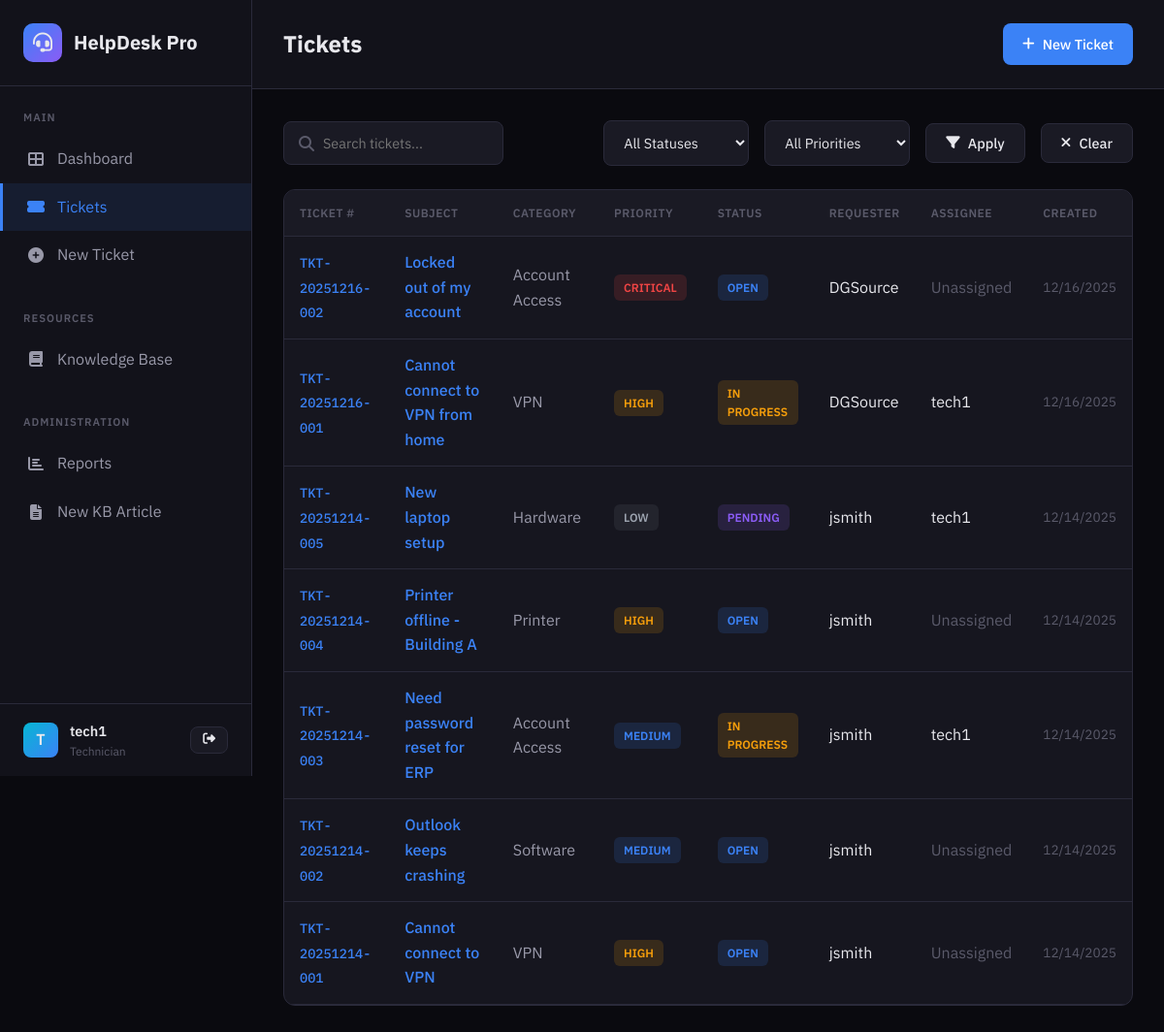
Screenshot of /tickets (signed in) with the database file from the repository.
### app.py (models this page shows, shortened)
class User(db.Model):
    id = db.Column(db.Integer, primary_key=True)
    username = db.Column(db.String(80), unique=True, nullable=False)
    email = db.Column(db.String(120), unique=True, nullable=False)
    password_hash = db.Column(db.String(128), nullable=False)
    role = db.Column(db.String(20), default='user')
    department = db.Column(db.String(100))
    created_at = db.Column(db.DateTime, default=datetime.utcnow)
    tickets_created = db.relationship('Ticket', backref='requester', lazy=True, foreign_keys='Ticket.requester_id')
    tickets_assigned = db.relationship('Ticket', backref='assignee', lazy=True, foreign_keys='Ticket.assignee_id')

class Ticket(db.Model):
    id = db.Column(db.Integer, primary_key=True)
    ticket_number = db.Column(db.String(20), unique=True, nullable=False)
    subject = db.Column(db.String(200), nullable=False)
    description = db.Column(db.Text, nullable=False)
    category = db.Column(db.String(50), default='General')
    priority = db.Column(db.String(20), default='Medium')
    status = db.Column(db.String(20), default='Open')
    requester_id = db.Column(db.Integer, db.ForeignKey('user.id'), nullable=False)
    assignee_id = db.Column(db.Integer, db.ForeignKey('user.id'), nullable=True)
    created_at = db.Column(db.DateTime, default=datetime.utcnow)
    updated_at = db.Column(db.DateTime, default=datetime.utcnow, onupdate=datetime.utcnow)
    resolved_at = db.Column(db.DateTime, nullable=True)
    due_date = db.Column(db.DateTime, nullable=True)
    contact_method = db.Column(db.String(50))
    location = db.Column(db.String(100))
    asset_tag = db.Column(db.String(50))
    comments = db.relationship('TicketComment', backref='ticket', lazy=True, order_by='TicketComment.created_at')

### app.py (the view, shortened to what this page needs)
@app.route('/tickets')
@login_required
def ticket_list():
    user = get_current_user()
    status = request.args.get('status', '')
    priority = request.args.get('priority', '')
    category = request.args.get('category', '')
    assignee = request.args.get('assignee', '')
    search = request.args.get('search', '')
    query = Ticket.query
    if user.role == 'user':
        query = query.filter_by(requester_id=user.id)
    if status:
        query = query.filter_by(status=status)
    if priority:
        query = query.filter_by(priority=priority)
    if category:
        query = query.filter_by(category=category)
    if search:
        query = query.filter(
            (Ticket.subject.ilike(f'%{search}%')) |
            (Ticket.ticket_number.ilike(f'%{search}%')) |
            (Ticket.description.ilike(f'%{search}%'))
        )
    tickets = query.order_by(Ticket.created_at.desc()).all()
    technicians = User.query.filter(User.role.in_(['technician', 'admin'])).all()
    return render_template('tickets.html',
                         tickets=tickets,
                         technicians=technicians,
                         user=user,
                         filters={'status': status, 'priority': priority, 'category': category, 'assignee': assignee, 'search': search})

### app.py (called while the page is built)
def login_required(f):
    @wraps(f)
    def decorated_function(*args, **kwargs):
        if 'user_id' not in session:
            flash('Please log in to access this page.', 'warning')
            return redirect(url_for('login'))
        return f(*args, **kwargs)
    return decorated_function

def get_current_user():
    if 'user_id' in session:
        return User.query.get(session['user_id'])
    return None

@app.context_processor
def utility_processor():
    return {'now': datetime.utcnow(), 'current_user': get_current_user}

### templates/tickets.html (shortened to what this page needs)
{% extends "base.html" %}
{% block page_title %}Tickets{% endblock %}
{% block header_actions %}<a href="{{ url_for('create_ticket') }}" class="btn btn-primary"><i class="fas fa-plus"></i> New Ticket</a>{% endblock %}
{% block content %}
<div class="filter-bar">
    <div class="search-box"><i class="fas fa-search"></i><input type="text" class="form-control" placeholder="Search tickets..." id="searchInput" value="{{ filters.search }}"></div>
    <select class="form-control" id="statusFilter"><option value="">All Statuses</option></select>
    <select class="form-control" id="priorityFilter"><option value="">All Priorities</option></select>
    <button class="btn btn-secondary" onclick="applyFilters()"><i class="fas fa-filter"></i> Apply</button>
    <button class="btn btn-secondary" onclick="window.location.href='{{ url_for('ticket_list') }}'"><i class="fas fa-times"></i> Clear</button>
</div>
<div class="card">
    <div class="card-body" style="padding: 0;">
        {% if tickets %}<table><thead><tr><th>Ticket #</th><th>Subject</th><th>Category</th><th>Priority</th><th>Status</th><th>Requester</th>{% if user.role in ['technician', 'admin'] %}<th>Assignee</th>{% endif %}<th>Created</th></tr></thead><tbody>{% for ticket in tickets %}<tr><td><a href="{{ url_for('view_ticket', ticket_id=ticket.id) }}" class="ticket-link ticket-number">{{ ticket.ticket_number }}</a></td><td><a href="{{ url_for('view_ticket', ticket_id=ticket.id) }}" class="ticket-link">{{ ticket.subject[:50] }}{% if ticket.subject|length > 50 %}...{% endif %}</a></td><td class="text-secondary">{{ ticket.category }}</td><td><span class="badge badge-{{ ticket.priority|lower }}">{{ ticket.priority }}</span></td><td><span class="badge badge-{{ ticket.status|lower|replace(' ', '-') }}">{{ ticket.status }}</span></td><td>{{ ticket.requester.username }}</td>{% if user.role in ['technician', 'admin'] %}<td>{% if ticket.assignee %}{{ ticket.assignee.username }}{% else %}<span class="text-muted">Unassigned</span>{% endif %}</td>{% endif %}<td class="text-muted text-small">{{ ticket.created_at.strftime('%m/%d/%Y') }}</td></tr>{% endfor %}</tbody></table>{% else %}<div class="empty-state"><i class="fas fa-ticket-alt"></i><p>No tickets found</p></div>{% endif %}
    </div>
</div>
{% endblock %}

### templates/base.html (shortened to what this page needs)
<!DOCTYPE html>
<html lang="en">
<head>
    <link href="https://cdnjs.cloudflare.com/ajax/libs/font-awesome/6.4.0/css/all.min.css" rel="stylesheet">
</head>
<body>
    <div class="app-container">
        <aside class="sidebar">
            <div class="sidebar-header">
                <a href="{{ url_for('dashboard') }}" class="logo">
                    <div class="logo-icon"><i class="fas fa-headset"></i></div>
                    <span class="logo-text">HelpDesk Pro</span>
                </a>
            </div>
            <nav class="sidebar-nav">
                <div class="nav-section">
                    <div class="nav-section-title">Main</div>
                    <a href="{{ url_for('dashboard') }}" class="nav-link {% if request.endpoint == 'dashboard' %}active{% endif %}"><i class="fas fa-th-large"></i><span>Dashboard</span></a>
                    <a href="{{ url_for('ticket_list') }}" class="nav-link {% if 'ticket' in request.endpoint %}active{% endif %}"><i class="fas fa-ticket-alt"></i><span>Tickets</span></a>
                    <a href="{{ url_for('create_ticket') }}" class="nav-link"><i class="fas fa-plus-circle"></i><span>New Ticket</span></a>
                </div>
                <div class="nav-section">
                    <div class="nav-section-title">Resources</div>
                    <a href="{{ url_for('knowledge_base') }}" class="nav-link {% if 'knowledge' in request.endpoint or 'article' in request.endpoint %}active{% endif %}"><i class="fas fa-book"></i><span>Knowledge Base</span></a>
                </div>
                {% if session.get('role') in ['technician', 'admin'] %}
                <div class="nav-section">
                    <div class="nav-section-title">Administration</div>
                    <a href="{{ url_for('reports') }}" class="nav-link {% if request.endpoint == 'reports' %}active{% endif %}"><i class="fas fa-chart-bar"></i><span>Reports</span></a>
                    <a href="{{ url_for('create_article') }}" class="nav-link"><i class="fas fa-file-alt"></i><span>New KB Article</span></a>
                </div>
                {% endif %}
            </nav>
            <div class="sidebar-footer">
                <div class="user-info">
                    <div class="user-avatar">{{ session.get('username', 'U')[0].upper() }}</div>
                    <div class="user-details">
                        <div class="user-name">{{ session.get('username', 'User') }}</div>
                        <div class="user-role">{{ session.get('role', 'user') }}</div>
                    </div>
                    <a href="{{ url_for('logout') }}" class="btn btn-sm btn-secondary" title="Logout"><i class="fas fa-sign-out-alt"></i></a>
                </div>
            </div>
        </aside>
        <main class="main-content">
            <header class="content-header">
                <h1 class="page-title">{% block page_title %}Dashboard{% endblock %}</h1>
                {% block header_actions %}{% endblock %}
            </header>
            <div class="content-body">
                {% block content %}{% endblock %}
            </div>
        </main>
    </div>
</body>
</html>

### rows the page displays
User: get "tech1", get "Technician"
Ticket: ticket_number "TKT-20251216-002", subject "Locked out of my account", category "Account Access", priority "CRITICAL", status "OPEN", requester.username "DGSource", shows "Unassigned", created_at "12/16/2025"
Ticket: ticket_number "TKT-20251216-001", subject "Cannot connect to VPN from home", category "VPN", priority "HIGH", status "IN PROGRESS", requester.username "DGSource", assignee.username "tech1", created_at "12/16/2025"
Ticket: ticket_number "TKT-20251214-005", subject "New laptop setup", category "Hardware", priority "LOW", status "PENDING", requester.username "jsmith", assignee.username "tech1", created_at "12/14/2025"
Ticket: ticket_number "TKT-20251214-004", subject "Printer offline - Building A", category "Printer", priority "HIGH", status "OPEN", requester.username "jsmith", shows "Unassigned", created_at "12/14/2025"
Ticket: ticket_number "TKT-20251214-003", subject "Need password reset for ERP", category "Account Access", priority "MEDIUM", status "IN PROGRESS", requester.username "jsmith", assignee.username "tech1", created_at "12/14/2025"
Ticket: ticket_number "TKT-20251214-002", subject "Outlook keeps crashing", category "Software", priority "MEDIUM", status "OPEN", requester.username "jsmith", shows "Unassigned", created_at "12/14/2025"
Ticket: ticket_number "TKT-20251214-001", subject "Cannot connect to VPN", category "VPN", priority "HIGH", status "OPEN", requester.username "jsmith", shows "Unassigned", created_at "12/14/2025"

### other values shown
{{ session.get('username', 'U')[0].upper() }} "T"
